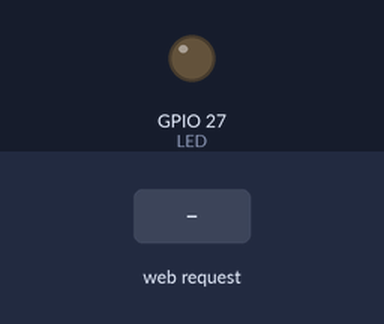
Bench run of a sketch on a simulated ESP32. On the bench: output pins drawn as LEDs (lit = HIGH). The inputs (shaded band) are chosen by the test bench. WiFi joins after 1.5 s; servers stay silent unless stated; what the sketch prints to the serial monitor is not drawn.

Above: at 2.7 s.
2.8 s: HTTP request GET /on received
At 4.0 s:
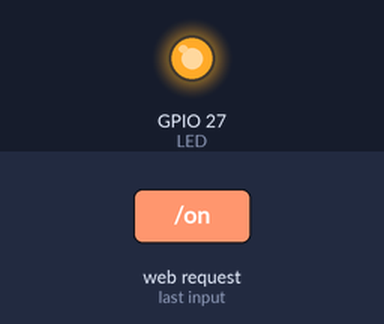
4.3 s: HTTP request GET /off received
At 5.3 s:
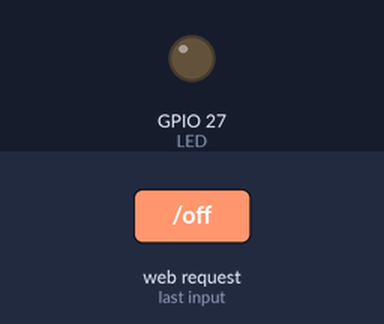
Timing chart, 0 to 7.3 s (numbered marks = the images above; inputs shaded):
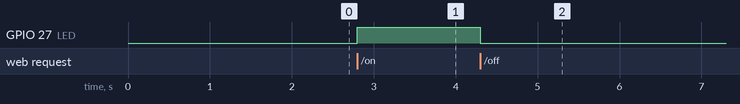

The sketch:

led_web_control.ino
```cpp
#include <WiFi.h>
#include <WebServer.h>

const char* ssid = "PLDTHOMEFIBReU2Fh";
const char* password = "PLDTWIFI95WZm";

#define LED 27   // LED pin

WebServer server(80);

void handleRoot() {
  String html = "<h1>ESP32 LED Control</h1>";
  html += "<p><a href=\"/on\"><button>Turn ON</button></a></p>";
  html += "<p><a href=\"/off\"><button>Turn OFF</button></a></p>";
  server.send(200, "text/html", html);
}

void handleOn() {
  digitalWrite(LED, HIGH);
  server.send(200, "text/html", "<p>LED is ON <a href=\"/\">Go Back</a></p>");
}

void handleOff() {
  digitalWrite(LED, LOW);
  server.send(200, "text/html", "<p>LED is OFF <a href=\"/\">Go Back</a></p>");
}

void setup() {
  Serial.begin(115200);
  pinMode(LED, OUTPUT);
  digitalWrite(LED, LOW);

  WiFi.begin(ssid, password);
  Serial.println("Connecting to WiFi...");
  while (WiFi.status() != WL_CONNECTED) {
    delay(500);
    Serial.print(".");
  }
  Serial.println("\nConnected! IP address: ");
  Serial.println(WiFi.localIP());

  server.on("/", handleRoot);
  server.on("/on", handleOn);
  server.on("/off", handleOff);

  server.begin();
}

void loop() {
  server.handleClient();
}
```

Measured:
- after the input at 2.8 s, GPIO 27 (LED): LOW → HIGH at once
- after the input at 4.3 s, GPIO 27 (LED): HIGH → LOW at once
